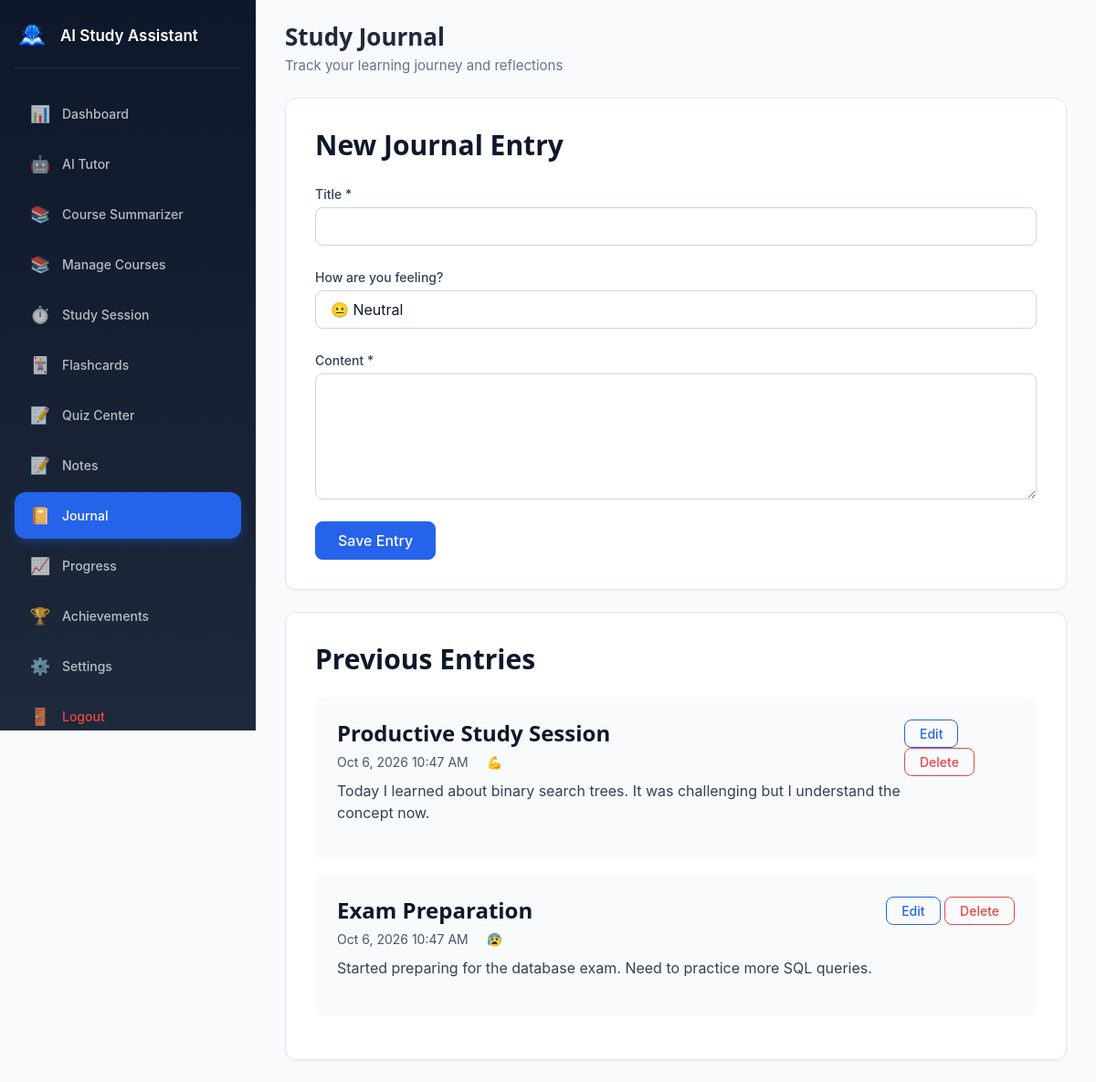
Page /journal.php (signed in) on the committed database.
### tables this page shows
CREATE TABLE IF NOT EXISTS journal_entries (
    id INT AUTO_INCREMENT PRIMARY KEY,
    title VARCHAR(255) NOT NULL,
    content TEXT NOT NULL,
    mood ENUM('happy', 'neutral', 'sad', 'stressed', 'motivated', 'tired') DEFAULT 'neutral',
    user_id INT NOT NULL,
    created_at TIMESTAMP DEFAULT CURRENT_TIMESTAMP,
    updated_at TIMESTAMP DEFAULT CURRENT_TIMESTAMP ON UPDATE CURRENT_TIMESTAMP,
    FOREIGN KEY (user_id) REFERENCES users(id) ON DELETE CASCADE,
    INDEX idx_user_id (user_id),
    INDEX idx_created_at (created_at)
);

### models/Journal.php (called while the page is built, shortened)
<?php
class Journal {
    public static function get_user_entries($user_id) {
        $db = get_db_connection();
        try {
            $stmt = $db->prepare("SELECT * FROM journal_entries WHERE user_id = ? ORDER BY created_at DESC");
            $stmt->execute([$user_id]);
            return $stmt->fetchAll();
        } catch (PDOException $e) {
            error_log("Get user journal entries error: " . $e->getMessage());
            return [];
        }
    }
}

### journal.php (the view, shortened to what this page needs)
<?php
require_once __DIR__ . '/models/Journal.php';
$user_id = get_current_user_id();
$entries = Journal::get_user_entries($user_id);
require_once __DIR__ . '/views/partials/navbar.php';
?>
<header class="page-heading">
    <h1>Study Journal</h1>
    <p>Track your learning journey and reflections</p>
</header>
                <div class="card mb-4">
                    <div class="card-body">
                        <h3 style="color: var(--color-primary-dark); margin-bottom: var(--spacing-lg);">New Journal Entry</h3>
                        <form method="POST" action="">
                            <div class="form-group">
                                <label for="title" class="form-label">Title *</label>
                                <input type="text" class="form-control" id="title" name="title" required>
                            </div>
                            <div class="form-group">
                                <label for="mood" class="form-label">How are you feeling?</label>
                                <select class="form-control" id="mood" name="mood">
                                    <option value="neutral" selected>😐 Neutral</option>
                                </select>
                            </div>
                            <div class="form-group">
                                <label for="content" class="form-label">Content *</label>
                                <textarea class="form-control" id="content" name="content" rows="5" required></textarea>
                            </div>
                            <button type="submit" class="btn btn-primary">Save Entry</button>
                        </form>
                    </div>
                </div>
                <div class="card">
                    <div class="card-body">
                        <h3 style="color: var(--color-primary-dark); margin-bottom: var(--spacing-lg);">Previous Entries</h3>
                        <?php if (empty($entries)): ?>
                            <p style="color: var(--color-gray-600);">No journal entries yet. Start documenting your learning journey!</p>
                        <?php else: ?>
                            <?php foreach ($entries as $entry): ?>
                                <div style="background-color: var(--color-gray-50); padding: var(--spacing-lg); border-radius: var(--border-radius-md); margin-bottom: var(--spacing-md);">
                                    <div class="d-flex justify-content-between align-items-start">
                                        <div>
                                            <h4 style="color: var(--color-primary-dark); margin-bottom: var(--spacing-xs);">
                                                <?php echo htmlspecialchars($entry['title']); ?>
                                            </h4>
                                            <div style="margin-bottom: var(--spacing-sm);">
                                                <span style="font-size: var(--font-size-sm); color: var(--color-gray-600);">
                                                    <?php echo date('M j, Y g:i A', strtotime($entry['created_at'])); ?>
                                                </span>
                                                <span style="margin-left: var(--spacing-md); font-size: var(--font-size-sm);">
                                                    <?php
                                                    $mood_emojis = [
                                                        'happy' => '😊',
                                                        'neutral' => '😐',
                                                        'sad' => '😢',
                                                        'stressed' => '😰',
                                                        'motivated' => '💪',
                                                        'tired' => '😴'
                                                    ];
                                                    echo $mood_emojis[$entry['mood']] ?? '😐';
                                                    ?>
                                                </span>
                                            </div>
                                            <p style="color: var(--color-gray-700); white-space: pre-wrap;"><?php echo htmlspecialchars($entry['content']); ?></p>
                                        </div>
                                        <div>
                                            <button class="btn btn-sm btn-outline">Edit</button>
                                            <button class="btn btn-sm btn-outline" style="color: var(--color-error); border-color: var(--color-error);">Delete</button>
                                        </div>
                                    </div>
                                </div>
                            <?php endforeach; ?>
                        <?php endif; ?>
                    </div>
                </div>
<?php require_once __DIR__ . '/views/partials/footer.php'; ?>

### rows in the picture
journal_entries: title "Productive Study Session", created_at "Oct 6, 2026 10:47 AM", mood "💪", content "Today I learned about binary search trees. It was challenging but I understand the concept now."
journal_entries: title "Exam Preparation", created_at "Oct 6, 2026 10:47 AM", mood "😰", content "Started preparing for the database exam. Need to practice more SQL queries."

### other values in the picture
$item[0] "📊"
$item[1] "Dashboard"
$item[0] "🤖"
$item[1] "AI Tutor"
$item[0] "📚"
$item[1] "Course Summarizer"
$item[1] "Manage Courses"
$item[0] "⏱️"
$item[1] "Study Session"
$item[0] "🃏"
$item[1] "Flashcards"
$item[0] "📝"
$item[1] "Quiz Center"
$item[1] "Notes"
$item[0] "📔"
